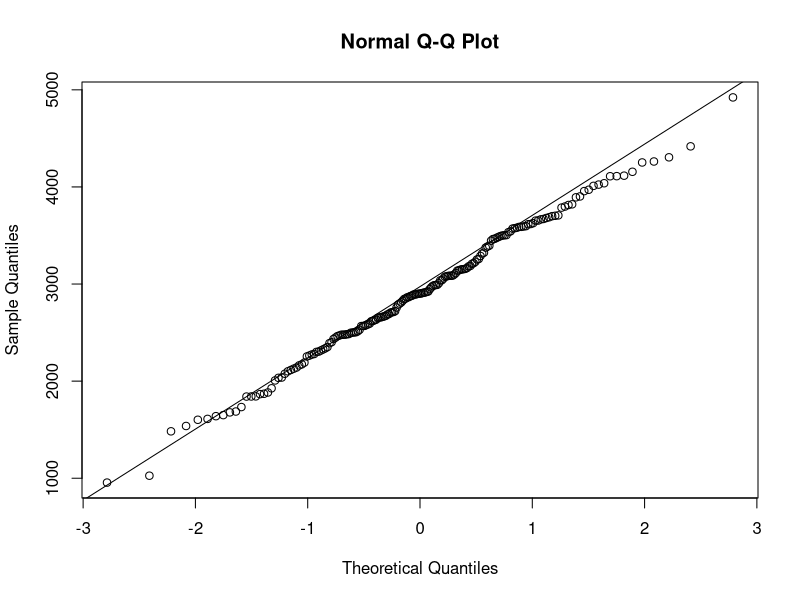
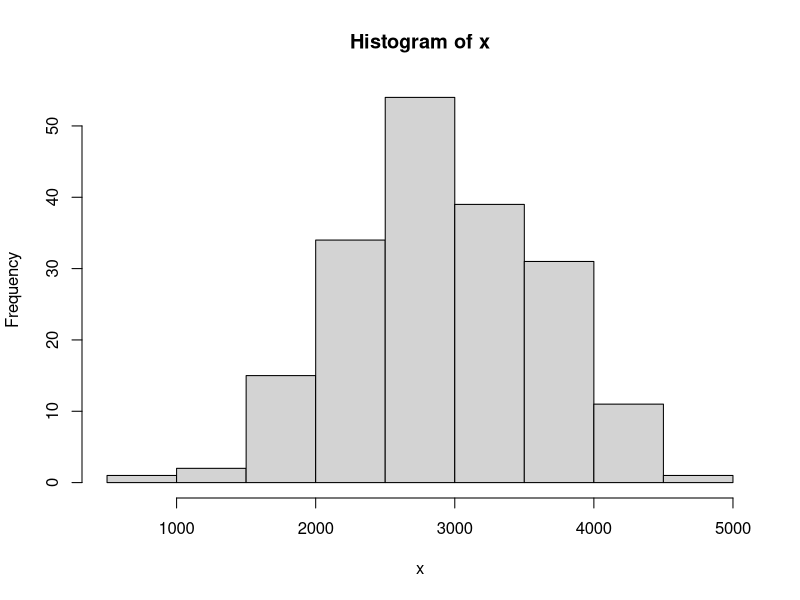

Source code (R) for these figures, in order:
data = read.table('data/birthweight.txt',header=TRUE)
x = data$birthweight

# significance level alpha
alpha = 0.05

##### EXERCISE 1A
# check normality
qqnorm(x); qqline(x)
hist(x)
shapiro.test(x)

mean = mean(x); mean
sd = sd(x); sd
n = length(x); n
# 96% bounded ci 
ci = c((mean - qt(0.98,n-1)*(sd/sqrt(n))), (mean + qt(0.98,n-1)*(sd/sqrt(n)))); ci

# length of sample size, s.t. E = 50
# show that qnorm(0.98)*(sd/sqrt(n)) =< 50

# n must be larger or equal to min_n
min_n = ((qnorm(0.98)^2)*(sd^2))/(50^2); min_n

# 96% bootstrap ci
B = 10000
Tstar = numeric(B);
for (i in 1:B){
  Xstar = sample(x,replace=TRUE)
  Tstar[i] = mean(Xstar)
}
Tstar20 = quantile(Tstar,0.020)[[1]]
Tstar980 = quantile(Tstar,0.980)[[1]]
bootstrapci = c(2*mean-Tstar980,2*mean-Tstar20); bootstrapci

# comparison ci vs bootstrap ci
lenci = ci[2]-ci[1]
lenbsci = bootstrapci[2]-bootstrapci[1]
lenbsci<lenci #smaller ci, so more accurate



##### EXERCISE 1B

# perform one sided t test
t.test(x,mu=2800,alt="g")

# meaning of CI: a confidence interval for the mean appropriate to the specified alternative hypothesis. TO DO

# proposed sign test: T = #(x>2800)
nT = length(x[x>2800]);

pttest = t.test(x,mu=2800,alt="g")[[3]]
psign = binom.test(nT,n,p=0.5)[[3]]

# not rejected!!
# compare -> should we simulate? or is one enough
pttest<psign

##### EXERCISE 1C

# powers 0.056 ?
psign_val = numeric(B)
pttest_val = numeric(B)
B = 1000
for (i in 1:B) {
  x1 = rnorm(n,mean=3000,sd=sd)
  pttest_val[i]=t.test(x1,mu=2800,alt="g")[[3]]; 
  psign_val[i]=binom.test(sum(x1>2800),n,p=0.5)[[3]]; 
}

sum(psign_val<0.05)/B
sum(pttest_val<0.05)/B

# better performance for ttest than for sign test: 0.993 vs. 0.873. Why is this?

##### EXERCISE 1D

# estimate of p
p = length(x[x<2600])/n; p
B = (sqrt((p*(1-p))/n)); B
z = (p - 0.25) / B; z 
ci_p = c(0.25,(p+B*z)); ci_p

# suggests alpha/2 = 0.01, so alpha = 0.02
alpha = (pnorm(-z))*2; 1-alpha


##### EXERCISE 1E

# we test proportions
# test for normality!! or just say we assume normality, so we can use this test

male = 34 + 61
female = 28 + 65

prop.test(c(34,28),c(male,female))

